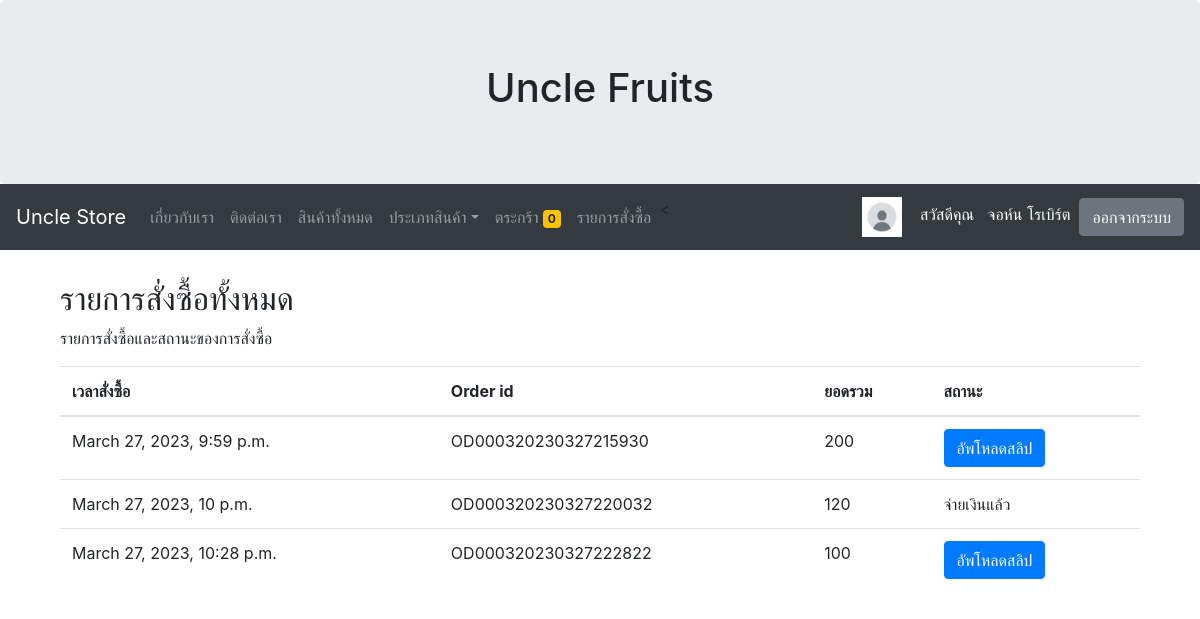
The page /orderlist/ (signed in) on the database its author committed.
### myapp/models.py (models this page shows, shortened)
class Profile(models.Model):
	user = models.OneToOneField(User,on_delete=models.CASCADE)
	photo = models.ImageField(upload_to="photoprofile",null=True,blank=True,default='defaultprofile.png')
	usertype = models.CharField(max_length=100,default='member')
	cartquan = models.IntegerField(default=0) # ใช้เก็บจำนวนสินค้าในตะกร้าว่ามีกี่ชิ้น

class OrderPending(models.Model):
	orderid = models.CharField(max_length=100)
	user = models.ForeignKey(User,on_delete=models.CASCADE) # User ไหนเป็นคนสั่ง
	name = models.CharField(max_length=100) # ชื่อที่อยู่ผู้รับ
	tel = models.CharField(max_length=100)  # เบอร์ผู้รับ
	address = models.TextField()
	shipping = models.CharField(max_length=100) # EMS
	payment = models.CharField(max_length=100)  # โอนเงิน พร้อมเพย์ , ธนาคารอะไร
	other = models.TextField() # หมายเหตุของผู้รับ ต้องใส่ blank=True ด้วย
	stamp = models.DateTimeField(auto_now_add=True,blank=True,null=True) # ออร์เดอร์ stamp วันไหน
	paid = models.BooleanField(default=False) # เช็ตสถานะจ่ายเงินแล้วหรือยัง
	slip = models.ImageField(upload_to="slip",null=True,blank=True) # อัพโหลด slip แล้วหรือยัง
	paymentid = models.CharField(max_length=100,null=True,blank=True) #เก็บไว้ยังไม่ใช้

### myapp/views.py (the view)
# urls.py: path('orderlist/',OrderListPage,name='orderlist-page'),#EP15 OrderList
def OrderListPage(request):
	username = request.user.username
	user = User.objects.get(username=username)
	context =  {}
	order  = OrderPending.objects.filter(user=user)  # filter จะใช้กับหลายรายการ
	for od in order:
		orderid = od.orderid # ดึงรายการ order ออกมา
		odlist = OrderList.objects.filter(orderid=orderid)
		total = sum([ c.total for c in odlist])
		od.total = total
	context['allorder'] = order # ส่งข้อความแบบ dic  ['allorder'] คือ ชื่อ key
	return render(request, 'myapp/orderlist.html',context)

### myapp/template/myapp/orderlist.html
{% extends 'myapp/base.html' %}
{% load humanize %}
{% block content %}
<div class="container">
  <h2>รายการสั่งซื้อทั้งหมด</h2>
  <p>รายการสั่งซื้อและสถานะของการสั่งซื้อ</p>
  <table class="table">
    <thead>
      <tr>
        <th>เวลาสั่งซื้อ</th>
        <th>Order id</th>
        <th>ยอดรวม</th>
        <th>สถานะ</th>
      </tr>
    </thead>
    <tbody>
      {% for od in allorder %}
      <tr>
        <td>{{od.stamp}}</td>
        <td>{{od.orderid}}</td>
        <td>{{od.total}}</td>
        <td>
        {% if od.paid %}
            จ่ายเงินแล้ว
        {% else %}
            <a href="#" class="btn btn-primary">อัพโหลดสลิป</a>
        {% endif %}
        </td>
      </tr>
      {% endfor %}
    </tbody>
  </table>
</div>
{% endblock content %}

### myapp/template/myapp/base.html (shortened to what this page needs)
<!DOCTYPE html>
<html lang="en">
  <head>
    <link
      rel="stylesheet"
      href="https://cdn.jsdelivr.net/npm/bootstrap@4.6.2/dist/css/bootstrap.min.css"
    />
  </head>
  <body>
    <div class="jumbotron text-center" style="margin-bottom: 0">
      <h1>Uncle Fruits</h1>
    </div>
    <nav class="navbar navbar-expand-sm bg-dark navbar-dark">
      <a class="navbar-brand" href="/">Uncle Store</a>
      <div class="collapse navbar-collapse" id="collapsibleNavbar">
        <ul class="navbar-nav mr-auto">
          <li class="nav-item">
            <a class="nav-link" href="{% url 'about-page' %}">เกี่ยวกับเรา</a>
          </li>
          <li class="nav-item">
            <a class="nav-link" href="{% url 'contact-page' %}">ติดต่อเรา</a>
          </li>
          <li class="nav-item">
            <a class="nav-link" href="{% url 'allproduct-page' %}"
              >สินค้าทั้งหมด</a
            >
          </li>
          <li class="nav-item dropdown">
            <a
              class="nav-link dropdown-toggle"
              href="http://example.com"
              id="dropdown01"
              data-toggle="dropdown"
              aria-haspopup="true"
              aria-expanded="false"
              >ประเภทสินค้า</a
            >
          </li>
          {% if user.is_authenticated and user.profile.usertype == 'member' %}
          <li class="nav-item">
          <a class="nav-link" href="{% url 'mycart-page' %}">ตระกร้า <span class="badge badge-warning">{{user.profile.cartquan}}</span></a>
          </li>
          <li class="nav-item">
            <a class="nav-link" href="{% url 'orderlist-page' %}">รายการสั่งซื้อ</a>
          </li>
          <
         {% endif %}
        </ul>
        {% if user.is_authenticated %}
          <img src="{{user.profile.photo.url}}" width="40" height="40" class="round-circle">&nbsp&nbsp&nbsp&nbsp
          <p style="color: white; margin-top: 10px;">สวัสดีคุณ&nbsp&nbsp {{user.first_name}} {{user.last_name}}&nbsp&nbsp</p>
          <a class="btn btn-secondary" href="/logout/">ออกจากระบบ</a>
        {% else %}
          <a class="btn btn-primary" href="{% url 'register-page' %}">สมัครสมาชิก</a
          >&nbsp&nbsp&nbsp
          <a class="btn btn-primary" href="/login/">เข้าสู่ระบบ</a>
        {% endif %}
      </div>
    </nav>
    <div class="container" style="margin-top: 30px">
      {% block content %} {% endblock content %}
    </div>
  </body>
</html>

### rows shown on the page
OrderPending: stamp "March 27, 2023, 9:59 p.m.", orderid "OD000320230327215930", total "200", paid "อัพโหลดสลิป"
OrderPending: stamp "March 27, 2023, 10 p.m.", orderid "OD000320230327220032", total "120", paid "จ่ายเงินแล้ว"
OrderPending: stamp "March 27, 2023, 10:28 p.m.", orderid "OD000320230327222822", total "100", paid "อัพโหลดสลิป"

### other values the page prints
{{ user.profile.cartquan }} "0"
{{ user.first_name }} "จอห์น"
{{ user.last_name }} "โรเบิร์ต"
